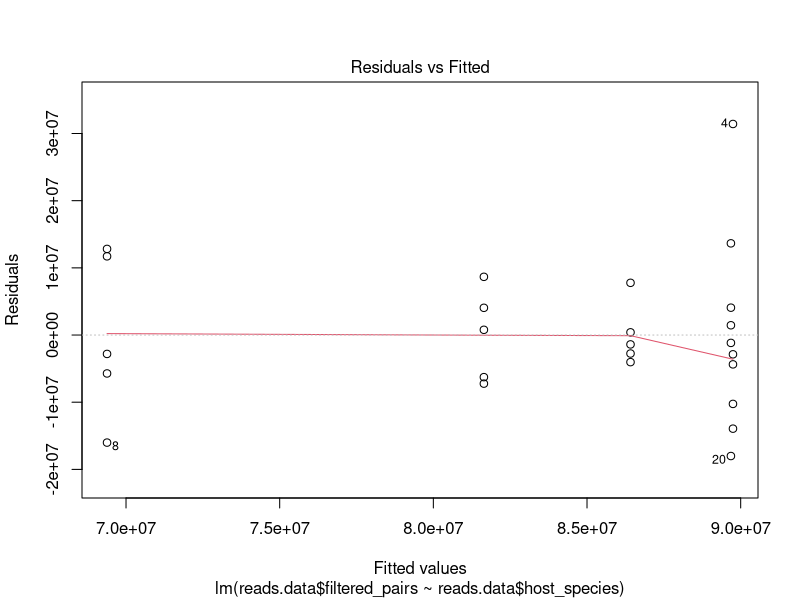
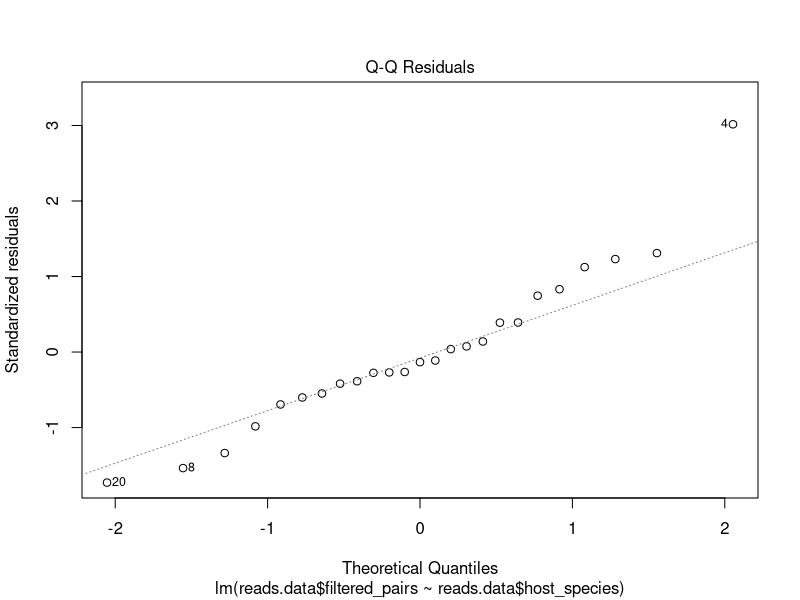
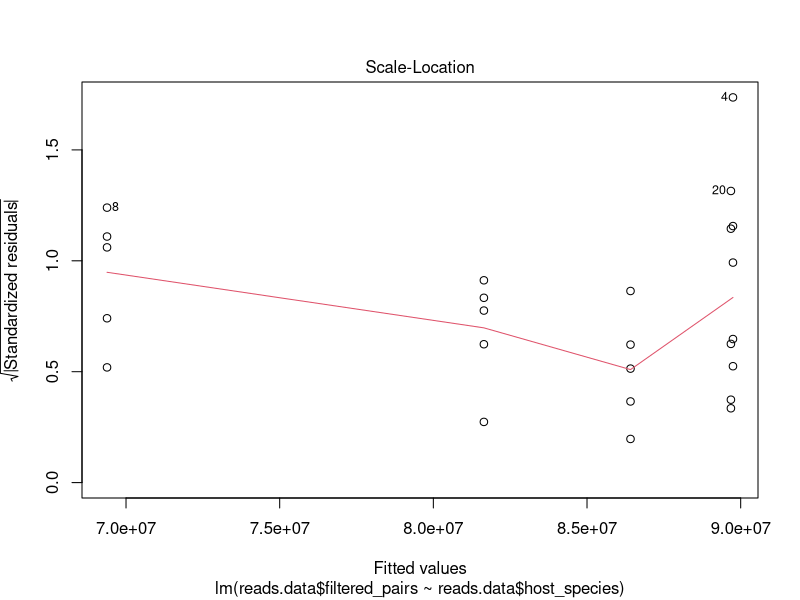
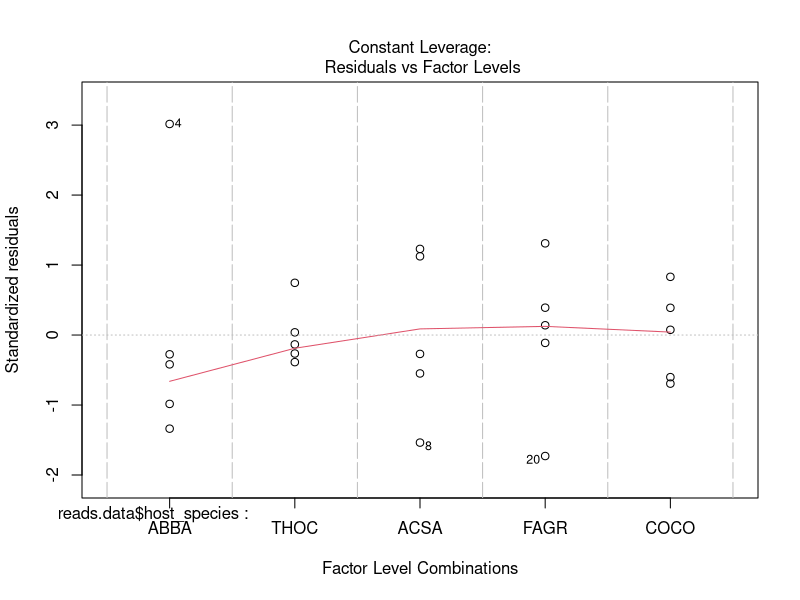
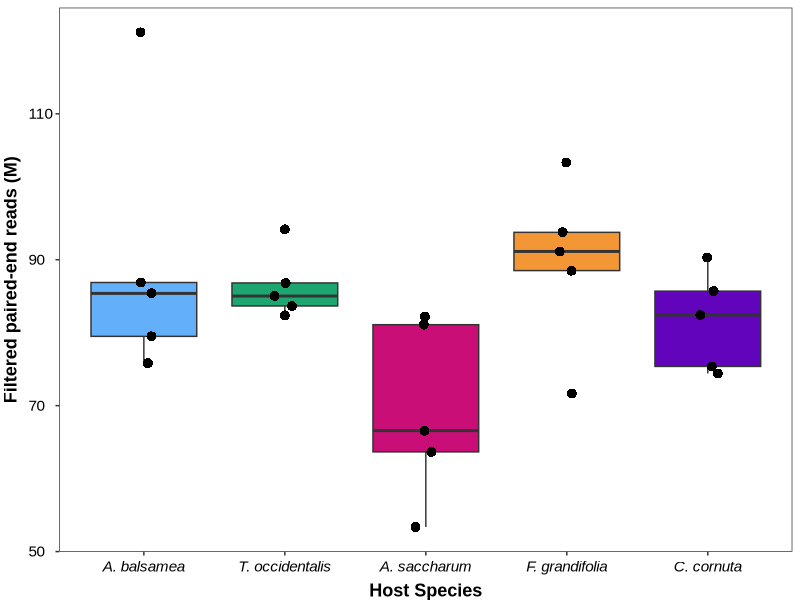
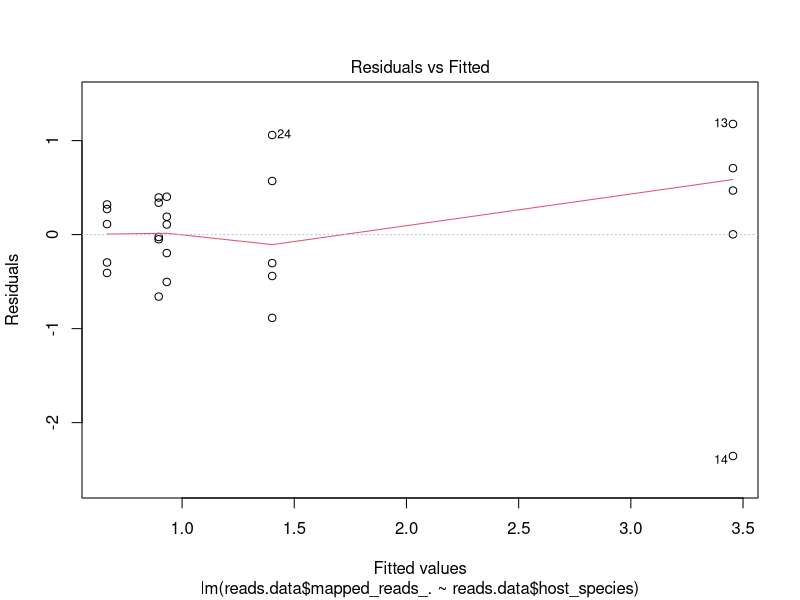
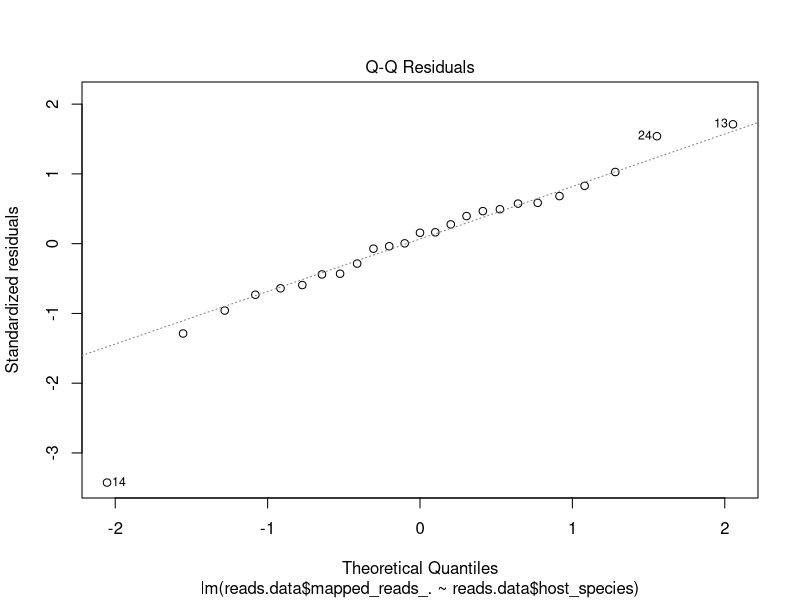
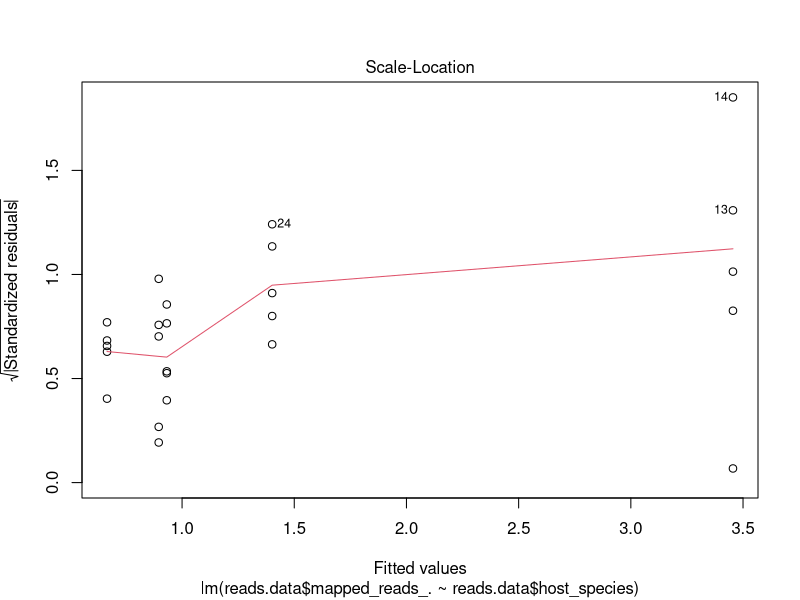

Recreate these plots in R, in order.
## ---- chunk 1
library(rstatix)
library(tidyverse)
## ---- chunk 2
reads.data <- read.delim("../data/nb_reads.txt", header = TRUE, sep = "\t", dec = ",", row.names = 1)
## ---- chunk 3
metadata <- read.delim("../data/samples_metadata.txt", header = TRUE, sep = "\t", dec = ".", row.names = 1)
metadata <- metadata %>% arrange(row.names(.))
metadata <- metadata %>% mutate(across(c(plant_clade,plant_order,plant_family,host_species,tree), as.factor))
reads.data$host_species <- metadata$host_species
metadata$host_species <- factor(x = metadata$host_species, levels = c("ABBA","THOC","ACSA","FAGR","COCO"))
reads.data$host_species <- factor(x = reads.data$host_species, levels = c("ABBA","THOC","ACSA","FAGR","COCO"))
## ---- chunk 4
summary(lm(reads.data$filtered_pairs ~ reads.data$host_species))
plot(lm(reads.data$filtered_pairs ~ reads.data$host_species))
## ---- chunk 5
reads.data.ggplot <- reads.data
reads.data.ggplot$filtered_pairs <- reads.data.ggplot$filtered_pairs/1000000

ggplot(reads.data.ggplot, aes(x = host_species, y = filtered_pairs)) +
geom_boxplot(alpha = 1, aes(fill = host_species), show.legend = FALSE, outlier.shape = NA)+
geom_point(aes(color = host_species), 
           position = position_jitter(0.075), 
           shape = 16, 
           size = 3, show.legend = FALSE)+
scale_fill_manual(values=c("#63AFF9","#1EA670","#CA0E78","#F39635","#6104BB"))+
scale_color_manual(values=c("black","black","black","black","black"))+
labs(x = "Host Species", 
     y = "Filtered paired-end reads (M)")+
scale_x_discrete(labels = c("ABBA" = "A. balsamea", "THOC" = "T. occidentalis","ACSA" = "A. saccharum", "FAGR" = "F. grandifolia", "COCO" = "C. cornuta"))+
theme_bw()+
theme(text = element_text(family = "Arial"),
      panel.grid.major = element_blank(), 
      panel.grid.minor = element_blank(), 
      plot.title = element_text(hjust = 0.5),
      axis.text.x = element_text(color = "black", size = 11, angle = 0, hjust = 0.5, vjust = 0, face = "italic"),
      axis.text.y = element_text(color = "black", size = 11, angle = 0, hjust = 0, vjust = 0.5),  
      axis.title.x = element_text(color = "black", size = 13, angle = 0, hjust = 0.5, vjust = -1, face = "bold"),
      axis.title.y = element_text(color = "black", size = 13, angle = 90, hjust = 0.5, vjust = 2, face = "bold")
      )
ggsave("../figures/figure_S4_filtered_read_pairs_by_host.tiff", width = 6, height = 4)
## ---- chunk 6
summary(lm(reads.data$mapped_reads_. ~ reads.data$host_species))
plot(lm(reads.data$mapped_reads_. ~ reads.data$host_species))
shapiro.test(residuals(lm(reads.data$mapped_reads_. ~ reads.data$host_species)))
# Residuals of this model are not normally distributed.

# Kruskal-Wallis test (non parametric, because assumptions of ANOVA are not met)
kruskal.test(reads.data$mapped_reads_. ~ reads.data$host_species)
kruskal_effsize(reads.data, mapped_reads_. ~ host_species)
## ---- chunk 7
ggplot(reads.data.ggplot, aes(x = host_species, y = mapped_reads_.)) +
geom_boxplot(alpha = 1, aes(fill = host_species), show.legend = FALSE, outlier.shape = NA)+
geom_point(aes(color = host_species), 
           position = position_jitter(0.075), 
           shape = 16, 
           size = 3, show.legend = FALSE)+
scale_fill_manual(values=c("#63AFF9","#1EA670","#CA0E78","#F39635","#6104BB"))+
scale_color_manual(values=c("black","black","black","black","black"))+
labs(x = "Host Species", 
     y = expression(bolditalic("Methylobacterium") ~ bold("reads (%)")))+
scale_x_discrete(labels = c("ABBA" = "A. balsamea", "THOC" = "T. occidentalis","ACSA" = "A. saccharum", "FAGR" = "F. grandifolia", "COCO" = "C. cornuta"))+
theme_bw()+
theme(text = element_text(family = "Arial"),
      panel.grid.major = element_blank(), 
      panel.grid.minor = element_blank(), 
      plot.title = element_text(hjust = 0.5),
      axis.text.x = element_text(color = "black", size = 11, angle = 0, hjust = 0.5, vjust = 0, face = "italic"),
      axis.text.y = element_text(color = "black", size = 11, angle = 0, hjust = 0, vjust = 0.5),  
      axis.title.x = element_text(color = "black", size = 13, angle = 0, hjust = 0.5, vjust = -1, face = "bold"),
      axis.title.y = element_text(color = "black", size = 13, angle = 90, hjust = 0.5, vjust = 2, face = "bold")
      )
ggsave("../figures/figure_S5_percent_reads_mapped_by_host.tiff", width = 6, height = 4)
